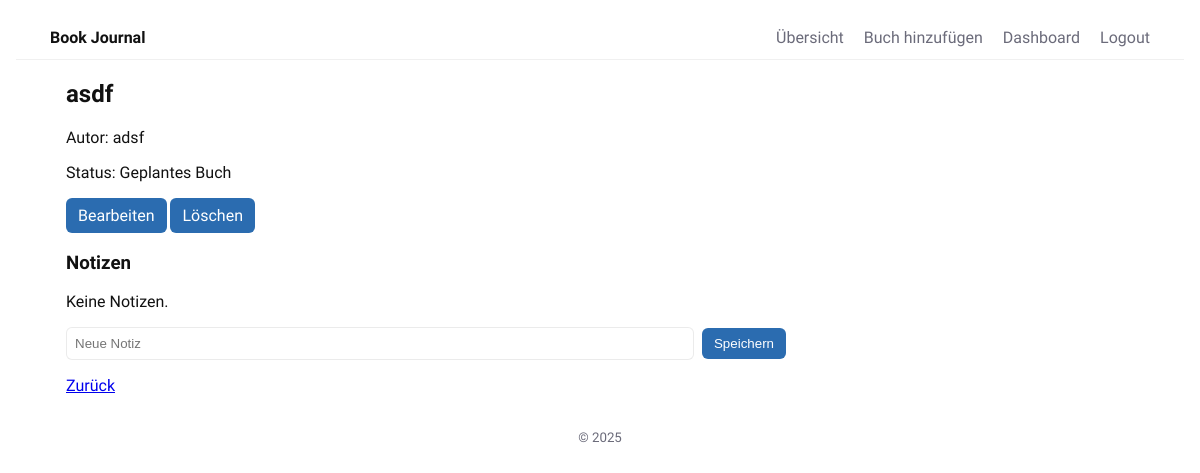
Page /book/3 (signed in) on the earlier database version.
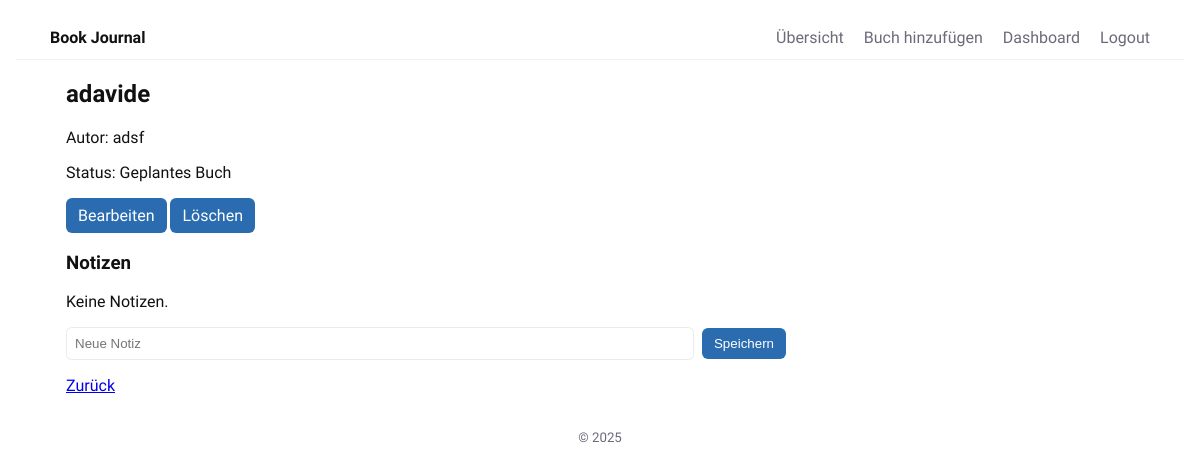
Same page on the later database version.
### Main.py (models this page shows)
class Book(Base):
    __tablename__ = "books"
    id = Column(Integer, primary_key=True)
    title = Column(String, nullable=False)
    author = Column(String)
    status = Column(String, default="Geplantes Buch")
    user_id = Column(Integer, ForeignKey("users.id"), nullable=False)
    notes = relationship("Note", back_populates="book", cascade="all, delete")
    user = relationship("User", back_populates="books")

### Main.py (the view, shortened to what this page needs)
@app.route('/book/<int:book_id>', methods=['GET', 'POST'])
def book_detail(book_id):
    if not session.get('user_id'):
        return redirect(url_for('login'))
    book = get_book(book_id, session['user_id'])
    if not book:
        return "Buch nicht gefunden", 404
    return render_template('book.html', book=book)

### Main.py (called while the page is built)
def get_book(book_id, user_id):
    return db_session.query(Book).filter(Book.id == book_id, Book.user_id == user_id).first()

### templates/book.html (shortened to what this page needs)
{% extends "base.html" %}
{% block content %}
  <article class="book-detail">
    <h1>{{ book.title }}</h1>
    <p class="meta">Autor: {{ book.author }}</p>
    <p class="status">Status: {{ book.status }}</p>
    <div class="book-actions">
      <a class="btn" href="{{ url_for('edit_book', book_id=book.id) }}">Bearbeiten</a>
      <a class="btn btn-delete" href="{{ url_for('delete_book', book_id=book.id) }}">Löschen</a>
    </div>
    <h3>Notizen</h3>
    <div class="notes">
    {% for note in book.notes %}
      <p>{{ note.created_at.strftime('%d.%m.%Y') }} — {{ note.text }}</p>
    {% else %}
      <p>Keine Notizen.</p>
    {% endfor %}
    </div>
    <form method="post" class="note-form">
      <input type="text" name="note" placeholder="Neue Notiz" required>
      <button type="submit">Speichern</button>
    </form>
    <p><a href="{{ url_for('index') }}">Zurück</a></p>
  </article>
{% endblock %}

Differences in the rows shown:
changed Book "adsf": title "asdf" → "adavide"
